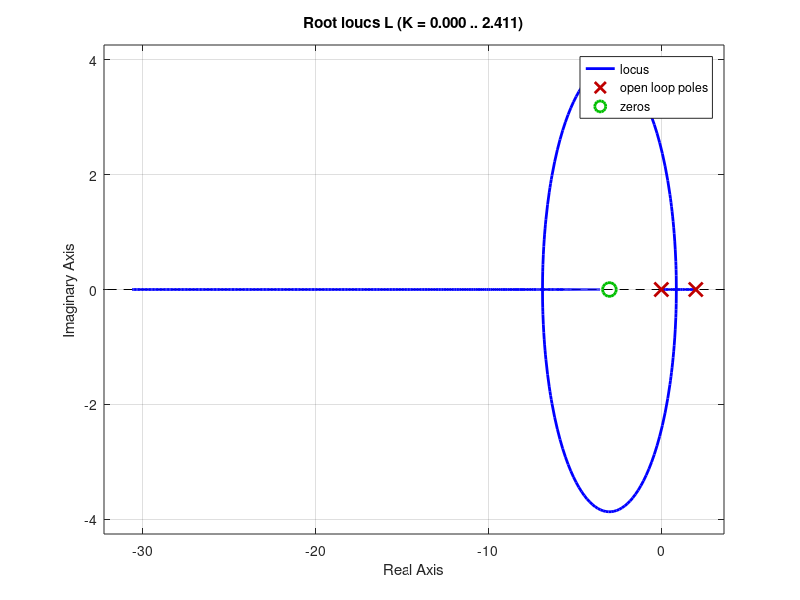
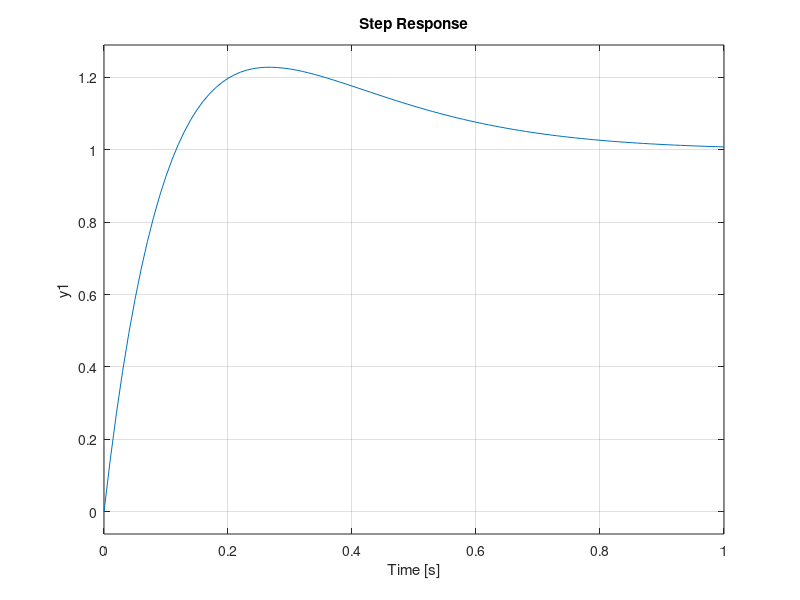
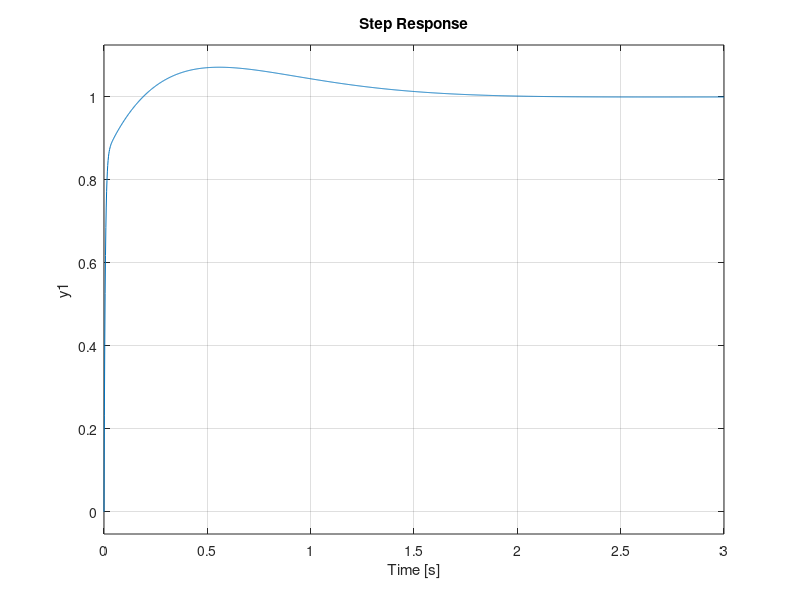
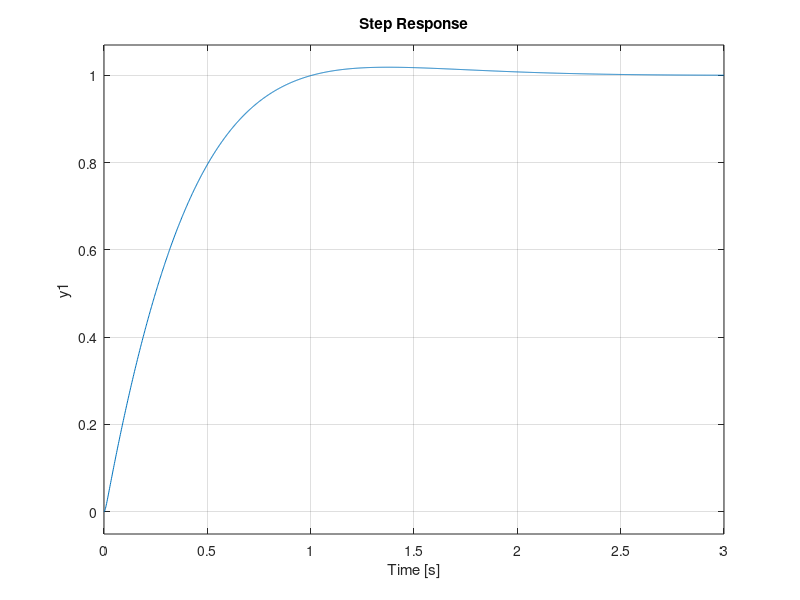

Write MATLAB code to recreate these figures, in order.
clc
clear all
close all

s = tf('s');
P = (s+3)/(s-2);
% sistema instabile allora dobbiamo sistemarlo 
% non abbiamo ritardi di tempo allora puo esserci utile adottare rlocus
C= 1/s; % garantisce errore a regime nullo
Kp=15;
L = Kp*C*P;
Wyr = minreal(L/(1+L));
figure(1)
rlocus(L);
figure(2)
step(Wyr);
%% inseriamo una rete anticipatrice
alpha_ra = 0.1;
omega_tau= 10;
tau_ra = 1/(omega_tau *sqrt(alpha_ra));
Ra = (1+tau_ra*s)/(1+alpha_ra*tau_ra*s);
L1= Kp*C*P*Ra;
Wyr1 = minreal(L1/(1+L1));

figure(3)
subplot(2,2,1)
margin(L1);
legend('L1');

subplot(2,2,2)
nyquist(L1);
grid on

subplot(2,2,3)
rlocus(L1);

subplot(2,2,4)
step(Wyr1);

%% inserisco un filtro segnale per rendere i transitori piu smooth
tau_fr = 1/3;
Fr= 1/(1+tau_fr*s);
Wyr2 = Wyr1*Fr;
figure(5)
step(Wyr2);



